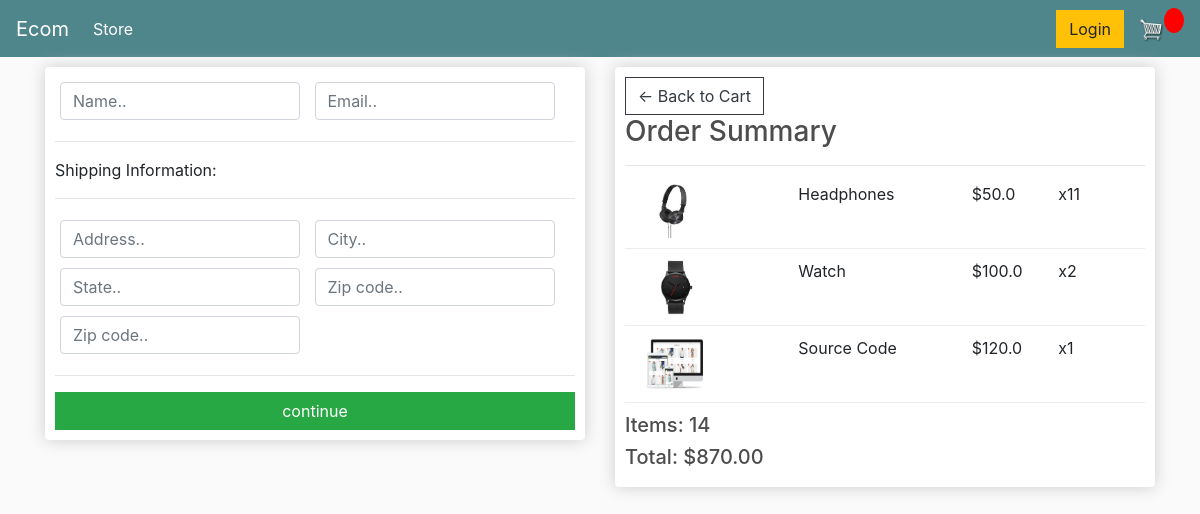
Screenshot of /checkout/ (signed in) with the database file from the repository.
### store/models.py (models this page shows, shortened)
class OrderItems(models.Model):
    product = models.ForeignKey(Product,on_delete=models.SET_NULL,null=True,blank=True)
    order = models.ForeignKey(Order,on_delete=models.SET_NULL,null=True,blank=True)
    quantity = models.IntegerField(default=0,null=True,blank=True)
    date_added = models.DateTimeField(auto_now_add=True )
    @property
    def get_total(self):
        total = self.product.price * self.quantity
        return total

class Product(models.Model):
    name = models.CharField(max_length=200,null=True)
    price = models.FloatField()
    digital = models.BooleanField(default=False,null=True,blank=False)
    image = models.ImageField(null=True,blank=True)
    @property
    def imageURL(self):
        try:
            url = self.image.url
        except:
            url = ''
        return url

class Order(models.Model):
    customer = models.ForeignKey(Customer,on_delete=models.SET_NULL,null=True,blank=True)
    date_ordered = models.DateTimeField(auto_now_add=True)
    complete = models.BooleanField(default=False,null=True,blank=False)
    transaction_id = models.CharField(max_length=200,null=True)
    @property
    def get_cart_total(self):
        orderitems = self.orderitems_set.all()
        total = sum([item.get_total for item in orderitems])
        return total
    @property
    def get_cart_items(self):
        orderitems = self.orderitems_set.all()
        total = sum([item.quantity for item in orderitems])
        return total

### store/views.py (the view)
# urls.py: path('checkout/',views.checkout,name='checkout'),
def checkout(request):
    if request.user.is_authenticated:
        customer = request.user.customer
        order , created = Order.objects.get_or_create(customer = customer,complete = False)
        items = order.orderitems_set.all()
    else:
        items = []
        order = {'get_cart_items': 0, 'get_cart_total' : 0}
    context = {'items' : items,'order' : order}
    return render(request,'store/checkout.html', context)

### store/templates/store/checkout.html (shortened to what this page needs)
{% extends 'store/main.html' %} {% load static %} {% block content %}
<div class="row">
  <div class="col-lg-6">
    <div class="box-element" id="form-wrapper">
      <form action="" id="form">
        <div id="user-info">
          <div class="form-field">
            <input
              required
              class="form-control"
              type="text"
              name="name"
              placeholder="Name.."
            />
          </div>
          <div class="form-field">
            <input
              required
              class="form-control"
              type="email"
              name="email"
              placeholder="Email.."
            />
          </div>
        </div>
        <div id="shipping">
          <hr />
          <p>Shipping Information:</p>
          <hr />
          <div class="form-field">
            <input
              class="form-control"
              type="text"
              name="address"
              placeholder="Address.."
            />
          </div>
          <div class="form-field">
            <input
              class="form-control"
              type="text"
              name="city"
              placeholder="City.."
            />
          </div>
          <div class="form-field">
            <input
              class="form-control"
              type="text"
              name="state"
              placeholder="State.."
            />
          </div>
          <div class="form-field">
            <input
              class="form-control"
              type="text"
              name="zipcode"
              placeholder="Zip code.."
            />
          </div>
          <div class="form-field">
            <input
              class="form-control"
              type="text"
              name="country"
              placeholder="Zip code.."
            />
          </div>
        </div>
        <hr />
        <input
          id="form-button"
          class="btn btn-success btn-block"
          type="submit"
          value="continue"
        />
      </form>
    </div>
    <br />
  </div>
  <div class="col-lg-6">
    <div class="box-element">
      <a class="btn btn-outline-dark" href="{% url 'cart' %}"
        >&#x2190; Back to Cart</a
      >
      <h3>Order Summary</h3>
      <hr />
      {% for item in items %}
      <div class="cart-row">
        <div style="flex: 2">
          <img class="row-image" src="{{item.product.imageURL}}" />
        </div>
        <div style="flex: 2"><p>{{item.product.name}}</p></div>
        <div style="flex: 1"><p>${{item.product.price}}</p></div>
        <div style="flex: 1"><p>x{{item.quantity}}</p></div>
      </div>
      {% endfor %}
      <h5>Items: {{order.get_cart_items}}</h5>
      <h5>Total: ${{order.get_cart_total|floatformat:2}}</h5>
    </div>
  </div>
</div>
{% endblock content %}

### static/css/main.css (style rules this page uses)
body { background-color: hsl(0, 0%, 98%); }
h1,h2,h3,h4,h5,h6 { color:hsl(0, 0%, 30%); }
.box-element { box-shadow:hsl(0, 0%, 80%) 0 0 16px; background-color: #fff; border-radius: 4px; padding: 10px; }
.col-lg-4, .col-lg-6, .col-lg-8, .col-lg-12 { margin-top: 10px; }
.btn { border-radius: 0; }
.row-image { width: 100px; }
.form-field { width:250px; display: inline-block; padding: 5px; }
.cart-row { display: flex; align-items: flex-stretch; padding-bottom: 10px; margin-bottom: 10px; border-bottom: 1px solid #ececec; }

### rows the page displays
OrderItems: product.imageURL (picture), product.name "Headphones", product.price "50.0", quantity "11"
OrderItems: product.imageURL (picture), product.name "Watch", product.price "100.0", quantity "2"
OrderItems: product.imageURL (picture), product.name "Source Code", product.price "120.0", quantity "1"
Order: get_cart_items "14", get_cart_total "870.00"
